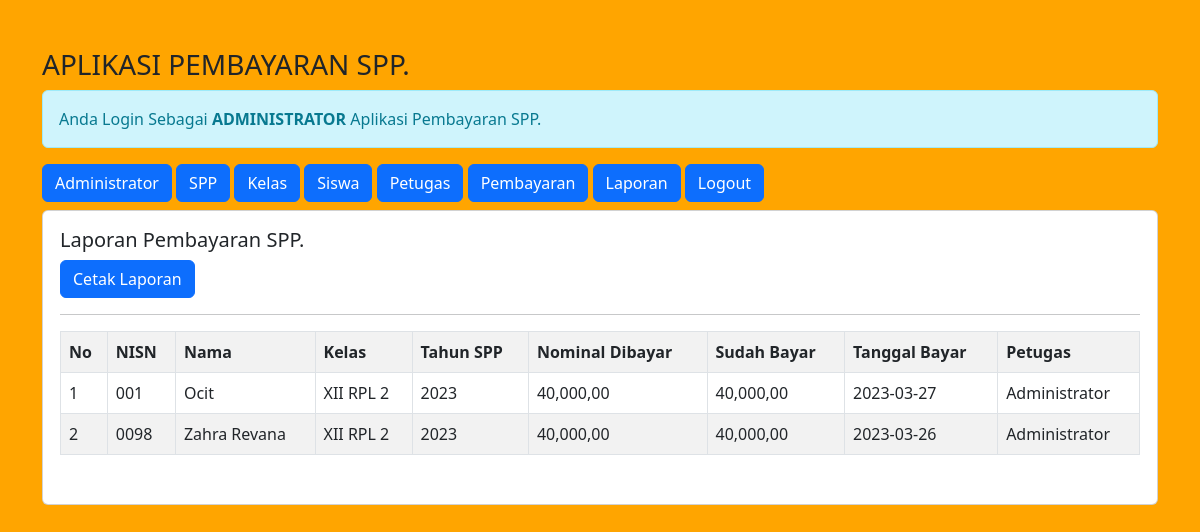
Page /admin/admin.php?url=Laporan (signed in) on the committed database.
### tables this page shows
CREATE TABLE `pembayaran` (
  `id_pembayaran` int(11) NOT NULL,
  `id_petugas` int(11) NOT NULL,
  `nisn` varchar(10) NOT NULL,
  `tgl_bayar` date NOT NULL,
  `bulan_dibayar` varchar(8) NOT NULL,
  `tahun_dibayar` varchar(4) NOT NULL,
  `id_spp` int(11) NOT NULL,
  `jumlah_bayar` int(11) NOT NULL
);

CREATE TABLE `siswa` (
  `nisn` char(10) NOT NULL,
  `nis` char(8) NOT NULL,
  `nama` varchar(35) NOT NULL,
  `id_kelas` int(11) NOT NULL,
  `alamat` text NOT NULL,
  `no_telp` varchar(13) NOT NULL,
  `id_spp` int(11) NOT NULL
);

CREATE TABLE `kelas` (
  `id_kelas` int(11) NOT NULL,
  `nama_kelas` varchar(10) NOT NULL,
  `kompetensi_keahlian` varchar(50) NOT NULL
);

CREATE TABLE `spp` (
  `id_spp` int(11) NOT NULL,
  `tahun` int(11) NOT NULL,
  `nominal` int(11) NOT NULL
);

CREATE TABLE `petugas` (
  `id_petugas` int(11) NOT NULL,
  `username` varchar(25) NOT NULL,
  `password` varchar(32) NOT NULL,
  `nama_petugas` varchar(35) NOT NULL,
  `level` enum('admin','petugas') NOT NULL
);

### admin/laporan.php (the view)
<h5>Laporan Pembayaran SPP.</h5>
<a href="cetak-laporan.php" class="btn btn-primary">Cetak Laporan</a>
<hr>
<table class="table table-striped table-bordered">
	<tr class="fw-bold">
		<td>No</td>
		<td>NISN</td>
		<td>Nama</td>
		<td>Kelas</td>
		<td>Tahun SPP</td>
		<td>Nominal Dibayar</td>
		<td>Sudah Bayar</td>
		<td>Tanggal Bayar</td>
		<td>Petugas</td>
	</tr>
	<?php
	include'../koneksi.php';
	$no = 1;
	$sql = "SELECT*FROM pembayaran,siswa,kelas,spp,petugas WHERE pembayaran.nisn=siswa.nisn  AND siswa.id_kelas=kelas.id_kelas AND pembayaran.id_spp=spp.id_spp AND pembayaran.id_petugas=petugas.id_petugas ORDER BY tgl_bayar DESC";
	$query = mysqli_query($koneksi, $sql);
	foreach ($query as $data) {
 	 ?>
	 <tr>
	 	<td><?= $no++; ?></td>
	 	<td><?= $data['nisn'] ?></td>
	 	<td><?= $data['nama'] ?></td>
	 	<td><?= $data['nama_kelas'] ?></td>
	 	<td><?= $data['tahun'] ?></td>
	 	<td><?= number_format( $data['nominal'],2, ',', ',');?></td>
	 	<td><?= number_format( $data['jumlah_bayar'],2, ',', ',');?></td>
	 	<td><?= $data['tgl_bayar'] ?></td>
	 	<td><?= $data['nama_petugas'] ?></td>
	 </tr>
	 <?php } ?>
</table>

### admin/admin.php (shortened to what this page needs)
<!DOCTYPE html>
<html>
<head>
	<link href="../css/bootstrap.min.css" rel="stylesheet">
</head>
<body style="background-color:orange;">
<div class="container mt-5">
	 <h3>APLIKASI PEMBAYARAN SPP.</h3>
	 <div class="alert alert-info">
	 	Anda Login Sebagai <b>ADMINISTRATOR</b> Aplikasi Pembayaran SPP.
	 </div>
	 <a href="admin.php" class="btn btn-primary">Administrator</a>
	 <a href="admin.php?url=spp" class="btn btn-primary">SPP</a>
	 <a href="admin.php?url=kelas" class="btn btn-primary">Kelas</a>
	 <a href="admin.php?url=siswa" class="btn btn-primary">Siswa</a>
	 <a href="admin.php?url=petugas" class="btn btn-primary">Petugas</a>
	 <a href="admin.php?url=Pembayaran" class="btn btn-primary">Pembayaran</a>
	 <a href="admin.php?url=Laporan" class="btn btn-primary">Laporan</a>
	 <a href="admin.php?url=Logout" class="btn btn-primary">Logout</a>
	 <div class="card mt-2">
	 	<div class="bodycart- alert">
	 		<?php
	 		$file = @$_GET['url'];
	 		if (empty($file)) {
	 		 	echo "<h4>Selamat Datang Di Halaman Administrator.</h4>";
	 		 	echo "Aplikasi Pembayaran SPP digunakan untuk mempermudah dalam mencatat pembayaran siswa / siswi di sekolah.";
	 		 }else{
	 		 	include $file.'.php';
	 		 }
	 		  ?>
	 	</div>
	 </div>
</div>
</body>
</html>

### rows in the picture
pembayaran: siswa.nisn "001", siswa.nama "Ocit", kelas.nama_kelas "XII RPL 2", id_spp.tahun "2023", id_spp.nominal "40,000,00", jumlah_bayar "40,000,00", tgl_bayar "2023-03-27", id_petugas.nama_petugas "Administrator"
pembayaran: siswa.nisn "0098", siswa.nama "Zahra Revana", kelas.nama_kelas "XII RPL 2", id_spp.tahun "2023", id_spp.nominal "40,000,00", jumlah_bayar "40,000,00", tgl_bayar "2023-03-26", id_petugas.nama_petugas "Administrator"
